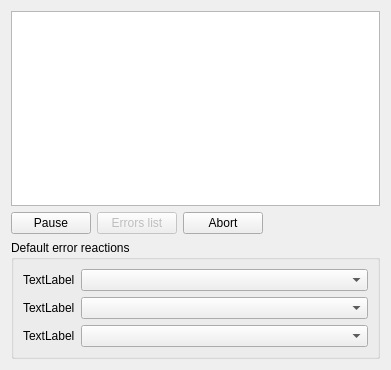
<?xml version="1.0" encoding="UTF-8"?>
<ui version="4.0">
 <class>Task_details</class>
 <widget class="QWidget" name="Task_details">
  <property name="geometry">
   <rect>
    <x>0</x>
    <y>0</y>
    <width>391</width>
    <height>370</height>
   </rect>
  </property>
  <property name="windowTitle">
   <string>Form</string>
  </property>
  <layout class="QVBoxLayout" name="verticalLayout">
   <item>
    <widget class="QTextBrowser" name="description"/>
   </item>
   <item>
    <layout class="QHBoxLayout" name="horizontalLayout">
     <item>
      <widget class="QPushButton" name="pause">
       <property name="text">
        <string>Pause</string>
       </property>
      </widget>
     </item>
     <item>
      <widget class="QPushButton" name="errors_list">
       <property name="enabled">
        <bool>false</bool>
       </property>
       <property name="text">
        <string>Errors list</string>
       </property>
      </widget>
     </item>
     <item>
      <widget class="QPushButton" name="abort">
       <property name="text">
        <string>Abort</string>
       </property>
      </widget>
     </item>
     <item>
      <spacer name="horizontalSpacer">
       <property name="orientation">
        <enum>Qt::Horizontal</enum>
       </property>
       <property name="sizeHint" stdset="0">
        <size>
         <width>40</width>
         <height>20</height>
        </size>
       </property>
      </spacer>
     </item>
    </layout>
   </item>
   <item>
    <widget class="QGroupBox" name="groupBox">
     <property name="title">
      <string>Default error reactions</string>
     </property>
     <layout class="QFormLayout" name="formLayout">
      <item row="0" column="0">
       <widget class="QLabel" name="label">
        <property name="text">
         <string>TextLabel</string>
        </property>
       </widget>
      </item>
      <item row="0" column="1">
       <widget class="QComboBox" name="comboBox"/>
      </item>
      <item row="1" column="0">
       <widget class="QLabel" name="label_2">
        <property name="text">
         <string>TextLabel</string>
        </property>
       </widget>
      </item>
      <item row="1" column="1">
       <widget class="QComboBox" name="comboBox_2"/>
      </item>
      <item row="2" column="0">
       <widget class="QLabel" name="label_3">
        <property name="text">
         <string>TextLabel</string>
        </property>
       </widget>
      </item>
      <item row="2" column="1">
       <widget class="QComboBox" name="comboBox_3"/>
      </item>
     </layout>
    </widget>
   </item>
  </layout>
 </widget>
 <resources/>
 <connections/>
</ui>
